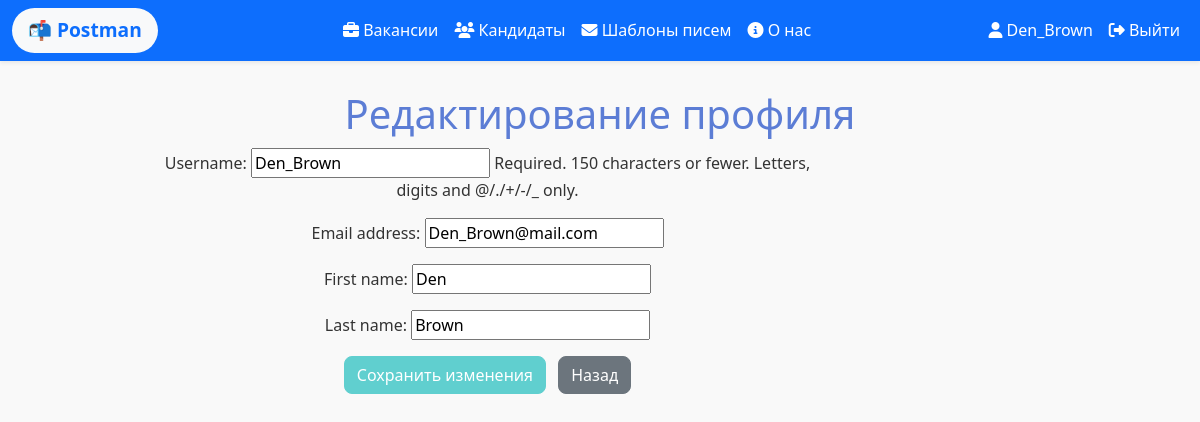
The page /data/user_edit/ (signed in) on the database its author committed.
### data/models.py (models this page shows, shortened)
class User(AbstractUser):
    firstname = models.CharField(max_length=100)
    lastname = models.CharField(max_length=100)
    class Meta:
        verbose_name = 'Пользователь'
        verbose_name_plural = 'Пользователи'

### data/views.py (the view)
# urls.py: path('user_edit/', views.user_edit, name='user_edit'), # редактирование профиля пользователя
@login_required
def user_edit(request):
    user = request.user
    if request.method == 'POST':
        form = UserEditForm(request.POST, instance=user)
        if form.is_valid():
            form.save()
            return redirect('dashboard')
    else:
        form = UserEditForm(instance=user)
        return render(request, 'data/user_edit.html', {'form': form, 'editing': True})

### data/forms.py
class UserEditForm(forms.ModelForm):
    class Meta:
        model = User
        fields = ['username', 'email', 'first_name', 'last_name']

### data/templates/data/user_edit.html (shortened to what this page needs)
{% extends "main/base.html" %}
{% block content %}
<h1>Редактирование профиля</h1>
<form method="post" class="w-75">
    {{ form.as_p }}
    <button type="submit" class="btn btn-primary">Сохранить изменения</button>
    <a href="{% url 'dashboard' %}" class="btn btn-secondary ms-2">Назад</a>
</form>
{% endblock %}

### main/templates/main/base.html (shortened to what this page needs)
{% load static %}
<!DOCTYPE html>
<html lang="ru">
<head>
    <link rel="stylesheet" href="https://cdn.jsdelivr.net/npm/bootstrap@5.3.3/dist/css/bootstrap.min.css">
    <link rel="stylesheet" href="https://cdn.jsdelivr.net/npm/@fortawesome/fontawesome-free@6.6.0/css/all.min.css">
    <link rel="stylesheet" href="{% static 'main/css/main.css' %}?v=1">
</head>
<body>
<nav class="navbar navbar-expand-lg navbar-dark fixed-top bg-primary shadow-sm custom-navbar">
    <div class="container-fluid">
        <a class="navbar-brand fw-bold px-3 py-2 bg-light text-primary rounded-pill" href="{% url 'index' %}" style="font-weight: bold; font-size: 1.2rem;">
            📬 Postman
        </a>
        {% if user.is_authenticated %}
        <div class="collapse navbar-collapse justify-content-center" id="navbarNav">
            <ul class="navbar-nav text-center">
                <li class="nav-item">
                    <a class="nav-link nav-effect text-white" href="{% url 'vacancies' %}"><i class="fas fa-briefcase"></i> Вакансии</a>
                </li>
                <li class="nav-item">
                    <a class="nav-link nav-effect text-white" href="{% url 'candidates' %}"><i class="fas fa-users"></i> Кандидаты</a>
                </li>
                <li class="nav-item">
                    <a class="nav-link nav-effect text-white" href="{% url 'templates' %}"><i class="fas fa-envelope"></i> Шаблоны писем</a>
                </li>
                <li class="nav-item">
                    <a class="nav-link nav-effect text-white" href="{% url 'about' %}"><i class="fas fa-info-circle"></i> О нас</a>
                </li>
            </ul>
        </div>
        {% endif %}
        <div class="navbar-nav ms-auto">
            {% if user.is_authenticated %}
                <a href="{% url 'dashboard' %}" class="nav-link nav-effect text-white"><i class="fas fa-user"></i> {{ user.username }}</a>
                <a href="{% url 'logout' %}" class="nav-link nav-effect text-white"><i class="fas fa-sign-out-alt"></i> Выйти</a>
            {% else %}
                <a href="{% url 'login' %}" class="nav-link nav-effect text-white"><i class="fas fa-sign-in-alt"></i> Войти</a>
                <a href="{% url 'register' %}" class="nav-link nav-effect text-white"><i class="fas fa-user-plus"></i> Регистрация</a>
            {% endif %}
        </div>
    </div>
</nav>
<main class="container" style="margin-top: 10px; margin-bottom: 50px; ">
    <div class="d-flex justify-content-center">
        <div class="w-100" style="max-width: 900px; text-align: center;">
            {% block content %}
            {% endblock %}
        </div>
    </div>
</main>
</body>
</html>

### main/static/main/css/main.css (style rules this page uses)
:root { --color-teal: #60cfcf; --color-blue: #5c7dd5; --color-green: #6dd66d; --color-orange: #ffa870; }
body { font-family: 'Segoe UI', sans-serif; background-color: #f9f9f9; color: #333; margin: 0; padding: 0; }
.custom-navbar { background-color: var(--color-blue); transition: background-color 0.3s ease, opacity 0.3s ease; z-index: 1000; }
.container { padding-top: 80px; text-align: center; }
button, .btn { border-radius: 8px; }
.btn-primary { background-color: var(--color-teal); border-color: var(--color-teal); transition: background-color 0.2s; }
h1, h2, h3 { color: var(--color-blue); margin-top: 0; margin-bottom: 10px; }
a { text-decoration: none; }
.nav-effect { transition: all 0.3s ease; padding: 8px 12px; border-radius: 8px; }

### rows shown on the page
User: username "Den_Brown", email "Den_Brown@mail.com", first_name "Den", last_name "Brown"
